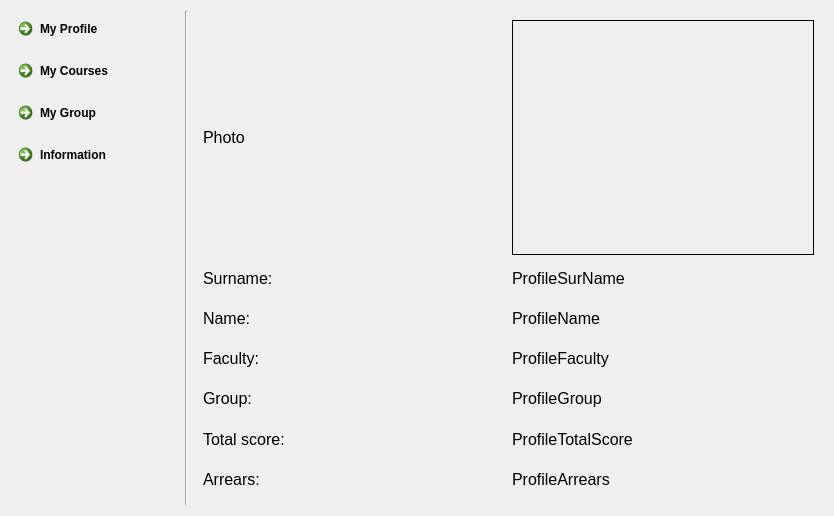
<?xml version="1.0" encoding="UTF-8"?>
<ui version="4.0">
 <class>BasicForm</class>
 <widget class="QWidget" name="BasicForm">
  <property name="geometry">
   <rect>
    <x>0</x>
    <y>0</y>
    <width>834</width>
    <height>516</height>
   </rect>
  </property>
  <property name="sizePolicy">
   <sizepolicy hsizetype="Preferred" vsizetype="Preferred">
    <horstretch>0</horstretch>
    <verstretch>0</verstretch>
   </sizepolicy>
  </property>
  <property name="mouseTracking">
   <bool>false</bool>
  </property>
  <property name="windowTitle">
   <string>Profile</string>
  </property>
  <layout class="QHBoxLayout" name="horizontalLayout">
   <item>
    <layout class="QVBoxLayout" name="verticalLayout">
     <item>
      <widget class="QCommandLinkButton" name="MyProfileLinkButton">
       <property name="text">
        <string>My Profile</string>
       </property>
      </widget>
     </item>
     <item>
      <widget class="QCommandLinkButton" name="MyCoursesLinkButton">
       <property name="text">
        <string>My Courses</string>
       </property>
      </widget>
     </item>
     <item>
      <widget class="QCommandLinkButton" name="MyGroupLinkButton">
       <property name="text">
        <string>My Group</string>
       </property>
      </widget>
     </item>
     <item>
      <widget class="QCommandLinkButton" name="InformationLinkButton">
       <property name="text">
        <string>Information</string>
       </property>
      </widget>
     </item>
     <item>
      <spacer name="verticalSpacer">
       <property name="orientation">
        <enum>Qt::Vertical</enum>
       </property>
       <property name="sizeHint" stdset="0">
        <size>
         <width>20</width>
         <height>40</height>
        </size>
       </property>
      </spacer>
     </item>
    </layout>
   </item>
   <item>
    <widget class="Line" name="line">
     <property name="orientation">
      <enum>Qt::Vertical</enum>
     </property>
    </widget>
   </item>
   <item>
    <widget class="QStackedWidget" name="stackedWidget">
     <property name="font">
      <font>
       <pointsize>12</pointsize>
      </font>
     </property>
     <property name="currentIndex">
      <number>0</number>
     </property>
     <widget class="QWidget" name="page">
      <layout class="QVBoxLayout" name="verticalLayout_4">
       <item>
        <layout class="QGridLayout" name="gridLayout_2">
         <item row="0" column="0">
          <widget class="QLabel" name="PhotoLabel">
           <property name="text">
            <string>Photo</string>
           </property>
          </widget>
         </item>
         <item row="0" column="1">
          <widget class="QLabel" name="ProfilePhoto">
           <property name="frameShape">
            <enum>QFrame::Panel</enum>
           </property>
           <property name="text">
            <string/>
           </property>
           <property name="scaledContents">
            <bool>true</bool>
           </property>
          </widget>
         </item>
        </layout>
       </item>
       <item>
        <layout class="QGridLayout" name="gridLayout">
         <item row="0" column="0">
          <layout class="QVBoxLayout" name="verticalLayout_5">
           <item>
            <widget class="QLabel" name="ProfoleSurnamelabel">
             <property name="font">
              <font>
               <pointsize>12</pointsize>
              </font>
             </property>
             <property name="text">
              <string>Surname:</string>
             </property>
            </widget>
           </item>
           <item>
            <widget class="QLabel" name="ProfileNamelabel">
             <property name="font">
              <font>
               <pointsize>12</pointsize>
              </font>
             </property>
             <property name="text">
              <string>Name:</string>
             </property>
            </widget>
           </item>
           <item>
            <widget class="QLabel" name="ProfileFacultylabel">
             <property name="font">
              <font>
               <pointsize>12</pointsize>
              </font>
             </property>
             <property name="text">
              <string>Faculty:</string>
             </property>
            </widget>
           </item>
           <item>
            <widget class="QLabel" name="ProfileGroupLabel">
             <property name="font">
              <font>
               <pointsize>12</pointsize>
              </font>
             </property>
             <property name="text">
              <string>Group:</string>
             </property>
            </widget>
           </item>
           <item>
            <widget class="QLabel" name="ProfileScoreLabel">
             <property name="font">
              <font>
               <pointsize>12</pointsize>
              </font>
             </property>
             <property name="text">
              <string>Total score:</string>
             </property>
            </widget>
           </item>
           <item>
            <widget class="QLabel" name="ProfileArrearsLabel">
             <property name="font">
              <font>
               <pointsize>12</pointsize>
              </font>
             </property>
             <property name="text">
              <string>Arrears:</string>
             </property>
            </widget>
           </item>
          </layout>
         </item>
         <item row="0" column="1">
          <layout class="QVBoxLayout" name="verticalLayout_6">
           <item>
            <widget class="QLabel" name="ProfileSurName">
             <property name="text">
              <string>ProfileSurName</string>
             </property>
            </widget>
           </item>
           <item>
            <widget class="QLabel" name="ProfielName">
             <property name="text">
              <string>ProfileName</string>
             </property>
            </widget>
           </item>
           <item>
            <widget class="QLabel" name="ProfileFaculty">
             <property name="text">
              <string>ProfileFaculty</string>
             </property>
            </widget>
           </item>
           <item>
            <widget class="QLabel" name="ProfileGroup">
             <property name="text">
              <string>ProfileGroup</string>
             </property>
            </widget>
           </item>
           <item>
            <widget class="QLabel" name="ProfileTotalScore">
             <property name="text">
              <string>ProfileTotalScore</string>
             </property>
            </widget>
           </item>
           <item>
            <widget class="QLabel" name="ProfileArrears">
             <property name="text">
              <string>ProfileArrears</string>
             </property>
            </widget>
           </item>
          </layout>
         </item>
        </layout>
       </item>
      </layout>
     </widget>
     <widget class="QWidget" name="page_2">
      <layout class="QGridLayout" name="gridLayout_3">
       <item row="0" column="0">
        <widget class="QTableView" name="tableView">
         <property name="tabKeyNavigation">
          <bool>true</bool>
         </property>
         <attribute name="horizontalHeaderMinimumSectionSize">
          <number>37</number>
         </attribute>
         <attribute name="horizontalHeaderDefaultSectionSize">
          <number>190</number>
         </attribute>
         <attribute name="verticalHeaderMinimumSectionSize">
          <number>31</number>
         </attribute>
         <attribute name="verticalHeaderDefaultSectionSize">
          <number>37</number>
         </attribute>
         <attribute name="verticalHeaderHighlightSections">
          <bool>true</bool>
         </attribute>
        </widget>
       </item>
      </layout>
     </widget>
     <widget class="QWidget" name="page_3">
      <layout class="QGridLayout" name="gridLayout_4">
       <item row="0" column="0">
        <widget class="QTableView" name="tableView_2"/>
       </item>
      </layout>
     </widget>
     <widget class="QWidget" name="page_4">
      <layout class="QGridLayout" name="gridLayout_5">
       <item row="0" column="0">
        <widget class="QLabel" name="infolable">
         <property name="font">
          <font>
           <pointsize>15</pointsize>
          </font>
         </property>
         <property name="text">
          <string>Sections and improvements will appear with updates</string>
         </property>
        </widget>
       </item>
      </layout>
     </widget>
    </widget>
   </item>
  </layout>
 </widget>
 <resources/>
 <connections/>
</ui>
